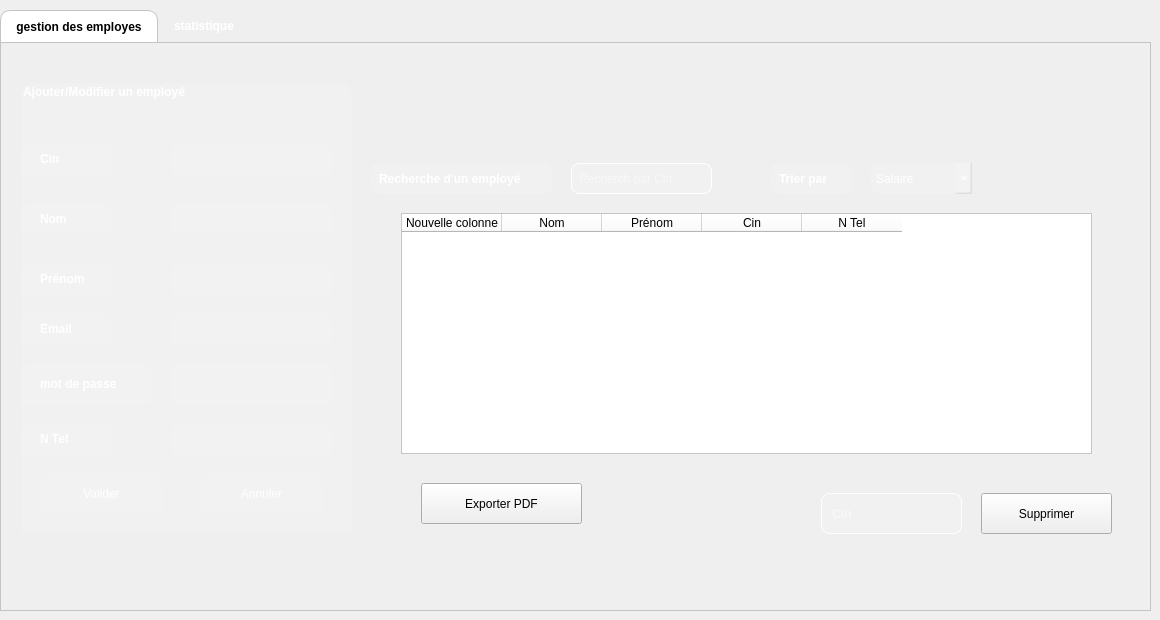
    <widget class="QWidget" name="page">
     <widget class="QTabWidget" name="tabWidget">
      <property name="geometry">
       <rect>
        <x>0</x>
        <y>10</y>
        <width>1151</width>
        <height>601</height>
       </rect>
      </property>
      <property name="font">
       <font>
        <bold>true</bold>
       </font>
      </property>
      <property name="styleSheet">
       <string notr="true">/* Style for the QTabWidget (the container) */
QTabWidget::pane {
    /* Removes the border around the content area */
    border: 1px solid #c4c4c4;
}

/* Style for the QTabBar (the tab buttons themselves) */
QTabBar {
    border-top-left-radius: 10px;
    border-top-right-radius: 10px;
}

/* Style for the selected tab */
QTabBar::tab:selected {
    background-color: white; /* White background for the active tab */
    color: black; /* Black text for the active tab */
    border: 1px solid #c4c4c4; /* A light border */
    border-bottom: none; /* No border at the bottom to blend with the content pane */
    border-top-left-radius: 10px;
    border-top-right-radius: 10px;
    padding: 8px 15px; /* Add some padding for spacing */
}

/* Style for the unselected tabs */
QTabBar::tab:!selected {
    background-color: transparent; /* Transparent background for inactive tabs */
    color: white; /* White text for inactive tabs */
    border: 1px solid transparent; /* Transparent border */
    padding: 8px 15px; /* Add some padding for spacing */
}

/* Style for the unselected tabs on hover */
QTabBar::tab:!selected:hover {
    background-color: rgba(255, 255, 255, 0.1); /* A subtle white transparency on hover */
}</string>
      </property>
      <property name="currentIndex">
       <number>0</number>
      </property>
      <widget class="QWidget" name="tab_3">
       <attribute name="title">
        <string>gestion des employes</string>
       </attribute>
       <widget class="QLabel" name="label_13">
        <property name="geometry">
         <rect>
          <x>370</x>
          <y>120</y>
          <width>181</width>
          <height>31</height>
         </rect>
        </property>
        <property name="font">
         <font>
          <bold>true</bold>
         </font>
        </property>
        <property name="styleSheet">
         <string notr="true">background-color: rgba(255, 255, 255, 30); /* Semi-transparent white background */
    color: white; /* Text color */
  
    border-radius: 8px; /* Rounded corners */
    padding: 5px; /* Adds space inside the widget for text, so it's not right up against the edges */</string>
        </property>
        <property name="text">
         <string>Recherche d'un employé</string>
        </property>
       </widget>
       <widget class="QPushButton" name="pushButton_4">
        <property name="geometry">
         <rect>
          <x>980</x>
          <y>450</y>
          <width>131</width>
          <height>41</height>
         </rect>
        </property>
        <property name="styleSheet">
         <string notr="true">QPushButton {
    /* 1. Base Orange &quot;Sun&quot; Background (Gradient for a slight shine) */
    background-color: qlineargradient(
        x1: 0, y1: 0, x2: 0, y2: 1,
        stop: 0 #ff8c00,   /* Darker orange at the top */
        stop: 1 #ffa500    /* Lighter orange at the bottom */
    );
    color: white; /* White text for contrast */
    border: 2px solid transparent; /* Transparent border initially */
    border-radius: 8px;
    padding: 10px 20px;
    font-weight: bold;
}

QPushButton:hover {
    /* 2. Bright Contour (Border) when the mouse passes over */
    border: 2px solid #ffcc00; /* Bright yellow border (the glow) */
    background-color: qlineargradient(
        x1: 0, y1: 0, x2: 0, y2: 1,
        stop: 0 #ff951a,   /* Slightly brighter background on hover */
        stop: 1 #ffb01a
    );
}

QPushButton:pressed {
    /* 3. Darker press effect */
    background-color: rgb(0, 170, 127); /* Solid darker orange */
    border: 2px solid #ffcc00;
}
Écrire à projet c++
</string>
        </property>
        <property name="text">
         <string>Supprimer</string>
        </property>
       </widget>
       <widget class="QPushButton" name="pushButton_5">
        <property name="geometry">
         <rect>
          <x>420</x>
          <y>440</y>
          <width>161</width>
          <height>41</height>
         </rect>
        </property>
        <property name="styleSheet">
         <string notr="true">QPushButton {
    /* 1. Base Orange &quot;Sun&quot; Background (Gradient for a slight shine) */
    background-color: qlineargradient(
        x1: 0, y1: 0, x2: 0, y2: 1,
        stop: 0 #ff8c00,   /* Darker orange at the top */
        stop: 1 #ffa500    /* Lighter orange at the bottom */
    );
    color: white; /* White text for contrast */
    border: 2px solid transparent; /* Transparent border initially */
    border-radius: 8px;
    padding: 10px 20px;
    font-weight: bold;
}

QPushButton:hover {
    /* 2. Bright Contour (Border) when the mouse passes over */
    border: 2px solid #ffcc00; /* Bright yellow border (the glow) */
    background-color: qlineargradient(
        x1: 0, y1: 0, x2: 0, y2: 1,
        stop: 0 #ff951a,   /* Slightly brighter background on hover */
        stop: 1 #ffb01a
    );
}

QPushButton:pressed {
    /* 3. Darker press effect */
    background-color: rgb(0, 170, 127); /* Solid darker orange */
    border: 2px solid #ffcc00;
}
Écrire à projet c++
</string>
        </property>
        <property name="text">
         <string>Exporter PDF</string>
        </property>
       </widget>
       <widget class="QLineEdit" name="lineEdit_13">
        <property name="geometry">
         <rect>
          <x>570</x>
          <y>120</y>
          <width>141</width>
          <height>31</height>
         </rect>
        </property>
        <property name="styleSheet">
         <string notr="true">QLineEdit {
    background-color: rgba(255, 255, 255, 30); /* Semi-transparent white background */
    color: white; /* Text color */
    border: 1px solid white; /* A subtle, semi-transparent white border */
    border-radius: 8px; /* Rounded corners */
    padding: 5px; /* Adds space inside the widget for text, so it's not right up against the edges */
}</string>
        </property>
        <property name="placeholderText">
         <string>Recherch par Cin</string>
        </property>
       </widget>
       <widget class="QGroupBox" name="groupBox">
        <property name="geometry">
         <rect>
          <x>20</x>
          <y>40</y>
          <width>331</width>
          <height>451</height>
         </rect>
        </property>
        <property name="font">
         <font>
          <bold>true</bold>
         </font>
        </property>
        <property name="styleSheet">
         <string notr="true">background-color: white; /* White background for the active tab */
    color: black; /* Black text for the active tab */
    border: 1px solid #c4c4c4; /* A light border */
    border-bottom: none; /* No border at the bottom to blend with the content pane */
    border-top-left-radius: 10px;
    border-top-right-radius: 10px;
    padding: 8px 15px; /* Add some padding for spacing */

    background-color: transparent; /* Transparent background for inactive tabs */
    color: white; /* White text for inactive tabs */
    border: 1px solid transparent; /* Transparent border */
    padding: 8px 15px; /* Add some padding for spacing */


    background-color: rgba(255, 255, 255, 0.1); /* A subtle white transparency on hover */</string>
        </property>
        <property name="title">
         <string>Ajouter/Modifier un employé</string>
        </property>
        <widget class="QLabel" name="label">
         <property name="geometry">
          <rect>
           <x>0</x>
           <y>60</y>
           <width>91</width>
           <height>31</height>
          </rect>
         </property>
         <property name="font">
          <font>
           <bold>true</bold>
          </font>
         </property>
         <property name="text">
          <string>Cin</string>
         </property>
        </widget>
        <widget class="QLabel" name="label_2">
         <property name="geometry">
          <rect>
           <x>0</x>
           <y>120</y>
           <width>91</width>
           <height>31</height>
          </rect>
         </property>
         <property name="font">
          <font>
           <bold>true</bold>
          </font>
         </property>
         <property name="text">
          <string>Nom</string>
         </property>
        </widget>
        <widget class="QLabel" name="label_3">
         <property name="geometry">
          <rect>
           <x>0</x>
           <y>180</y>
           <width>91</width>
           <height>31</height>
          </rect>
         </property>
         <property name="font">
          <font>
           <bold>true</bold>
          </font>
         </property>
         <property name="text">
          <string>Prénom</string>
         </property>
        </widget>
        <widget class="QLabel" name="label_4">
         <property name="geometry">
          <rect>
           <x>0</x>
           <y>230</y>
           <width>91</width>
           <height>31</height>
          </rect>
         </property>
         <property name="font">
          <font>
           <bold>true</bold>
          </font>
         </property>
         <property name="text">
          <string>Email</string>
         </property>
        </widget>
        <widget class="QLabel" name="label_5">
         <property name="geometry">
          <rect>
           <x>0</x>
           <y>280</y>
           <width>131</width>
           <height>41</height>
          </rect>
         </property>
         <property name="font">
          <font>
           <bold>true</bold>
          </font>
         </property>
         <property name="text">
          <string>mot de passe</string>
         </property>
        </widget>
        <widget class="QLabel" name="label_6">
         <property name="geometry">
          <rect>
           <x>0</x>
           <y>340</y>
           <width>91</width>
           <height>31</height>
          </rect>
         </property>
         <property name="font">
          <font>
           <bold>true</bold>
          </font>
         </property>
         <property name="text">
          <string>N Tel</string>
         </property>
        </widget>
        <widget class="QLineEdit" name="lineEdit">
         <property name="geometry">
          <rect>
           <x>150</x>
           <y>60</y>
           <width>161</width>
           <height>31</height>
          </rect>
         </property>
        </widget>
        <widget class="QLineEdit" name="lineEdit_2">
         <property name="geometry">
          <rect>
           <x>150</x>
           <y>120</y>
           <width>161</width>
           <height>31</height>
          </rect>
         </property>
        </widget>
        <widget class="QLineEdit" name="lineEdit_3">
         <property name="geometry">
          <rect>
           <x>150</x>
           <y>180</y>
           <width>161</width>
           <height>31</height>
          </rect>
         </property>
        </widget>
        <widget class="QLineEdit" name="lineEdit_4">
         <property name="geometry">
          <rect>
           <x>150</x>
           <y>230</y>
           <width>161</width>
           <height>31</height>
          </rect>
         </property>
        </widget>
        <widget class="QLineEdit" name="lineEdit_5">
         <property name="geometry">
          <rect>
           <x>150</x>
           <y>280</y>
           <width>161</width>
           <height>41</height>
          </rect>
         </property>
        </widget>
        <widget class="QLineEdit" name="lineEdit_6">
         <property name="geometry">
          <rect>
           <x>150</x>
           <y>340</y>
           <width>161</width>
           <height>31</height>
          </rect>
         </property>
        </widget>
        <widget class="QPushButton" name="pushButton">
         <property name="geometry">
          <rect>
           <x>20</x>
           <y>390</y>
           <width>121</width>
           <height>41</height>
          </rect>
         </property>
         <property name="styleSheet">
          <string notr="true">QPushButton {
    /* 1. Base Orange &quot;Sun&quot; Background (Gradient for a slight shine) */
    background-color: qlineargradient(
        x1: 0, y1: 0, x2: 0, y2: 1,
        stop: 0 #ff8c00,   /* Darker orange at the top */
        stop: 1 #ffa500    /* Lighter orange at the bottom */
    );
    color: white; /* White text for contrast */
    border: 2px solid transparent; /* Transparent border initially */
    border-radius: 8px;
    padding: 10px 20px;
    font-weight: bold;
}

QPushButton:hover {
    /* 2. Bright Contour (Border) when the mouse passes over */
    border: 2px solid #ffcc00; /* Bright yellow border (the glow) */
    background-color: qlineargradient(
        x1: 0, y1: 0, x2: 0, y2: 1,
        stop: 0 #ff951a,   /* Slightly brighter background on hover */
        stop: 1 #ffb01a
    );
}

QPushButton:pressed {
    /* 3. Darker press effect */
    background-color: rgb(0, 170, 127); /* Solid darker orange */
    border: 2px solid #ffcc00;
}
Écrire à projet c++
</string>
         </property>
         <property name="text">
          <string>Valider</string>
         </property>
        </widget>
        <widget class="QPushButton" name="pushButton_2">
         <property name="geometry">
          <rect>
           <x>180</x>
           <y>390</y>
           <width>121</width>
           <height>41</height>
          </rect>
         </property>
         <property name="styleSheet">
          <string notr="true">QPushButton {
    /* 1. Base Orange &quot;Sun&quot; Background (Gradient for a slight shine) */
    background-color: qlineargradient(
        x1: 0, y1: 0, x2: 0, y2: 1,
        stop: 0 #ff8c00,   /* Darker orange at the top */
        stop: 1 #ffa500    /* Lighter orange at the bottom */
    );
    color: white; /* White text for contrast */
    border: 2px solid transparent; /* Transparent border initially */
    border-radius: 8px;
    padding: 10px 20px;
    font-weight: bold;
}

QPushButton:hover {
    /* 2. Bright Contour (Border) when the mouse passes over */
    border: 2px solid #ffcc00; /* Bright yellow border (the glow) */
    background-color: qlineargradient(
        x1: 0, y1: 0, x2: 0, y2: 1,
        stop: 0 #ff951a,   /* Slightly brighter background on hover */
        stop: 1 #ffb01a
    );
}

QPushButton:pressed {
    /* 3. Darker press effect */
    background-color: rgb(0, 170, 127); /* Solid darker orange */
    border: 2px solid #ffcc00;
}
Écrire à projet c++
</string>
         </property>
         <property name="text">
          <string>Annuler</string>
         </property>
        </widget>
       </widget>
       <widget class="QLabel" name="label_14">
        <property name="geometry">
         <rect>
          <x>770</x>
          <y>120</y>
          <width>81</width>
          <height>31</height>
         </rect>
        </property>
        <property name="font">
         <font>
          <bold>true</bold>
         </font>
        </property>
        <property name="styleSheet">
         <string notr="true">background-color: rgba(255, 255, 255, 30); /* Semi-transparent white background */
    color: white; /* Text color */
  
    border-radius: 8px; /* Rounded corners */
    padding: 5px; /* Adds space inside the widget for text, so it's not right up against the edges */</string>
        </property>
        <property name="text">
         <string>Trier par</string>
        </property>
       </widget>
       <widget class="QTableWidget" name="tableWidget">
        <property name="geometry">
         <rect>
          <x>400</x>
          <y>170</y>
          <width>691</width>
          <height>241</height>
         </rect>
        </property>
        <property name="styleSheet">
         <string notr="true">background-color: rgb(255, 255, 255);
color: black;
</string>
        </property>
        <column>
         <property name="text">
          <string>Nouvelle colonne</string>
         </property>
        </column>
        <column>
         <property name="text">
          <string>Nom</string>
         </property>
        </column>
        <column>
         <property name="text">
          <string>Prénom</string>
         </property>
        </column>
        <column>
         <property name="text">
          <string>Cin</string>
         </property>
        </column>
        <column>
         <property name="text">
          <string>N Tel</string>
         </property>
        </column>
       </widget>
       <widget class="QLineEdit" name="lineEdit_14">
        <property name="geometry">
         <rect>
          <x>820</x>
          <y>450</y>
          <width>141</width>
          <height>41</height>
         </rect>
        </property>
        <property name="font">
         <font>
          <bold>true</bold>
         </font>
        </property>
        <property name="styleSheet">
         <string notr="true">QLineEdit {
    background-color: rgba(255, 255, 255, 30); /* Semi-transparent white background */
    color: white; /* Text color */
    border: 1px solid white; /* A subtle, semi-transparent white border */
    border-radius: 8px; /* Rounded corners */
    padding: 5px; /* Adds space inside the widget for text, so it's not right up against the edges */
}</string>
        </property>
        <property name="placeholderText">
         <string> Cin</string>
        </property>
       </widget>
       <widget class="QLabel" name="label_7">
        <property name="geometry">
         <rect>
          <x>990</x>
          <y>-40</y>
          <width>191</width>
          <height>181</height>
         </rect>
        </property>
        <property name="styleSheet">
         <string notr="true">image: url(:/images/logo.png);
background-color: transparent;</string>
        </property>
        <property name="text">
         <string/>
        </property>
       </widget>
       <widget class="QComboBox" name="comboBox">
        <property name="geometry">
         <rect>
          <x>870</x>
          <y>120</y>
          <width>101</width>
          <height>31</height>
         </rect>
        </property>
        <property name="styleSheet">
         <string notr="true">background-color: rgba(255, 255, 255, 30); /* Semi-transparent white background */
    color: white; /* Text color */
  
    border-radius: 8px; /* Rounded corners */
    padding: 5px; /* Adds space inside the widget for text, so it's not right up against the edges */</string>
        </property>
        <item>
         <property name="text">
          <string>Salaire</string>
         </property>
        </item>
        <item>
         <property name="text">
          <string>Date d'embauche</string>
         </property>
        </item>
       </widget>
      </widget>
      <widget class="QWidget" name="tab_4">
       <attribute name="title">
        <string>statistique</string>
       </attribute>
       <widget class="QWidget" name="widget_6" native="true">
        <property name="geometry">
         <rect>
          <x>90</x>
          <y>30</y>
          <width>881</width>
          <height>471</height>
         </rect>
        </property>
        <property name="styleSheet">
         <string notr="true">background-color: rgb(255, 255, 255);</string>
        </property>
       </widget>
      </widget>
     </widget>
    </widget>
